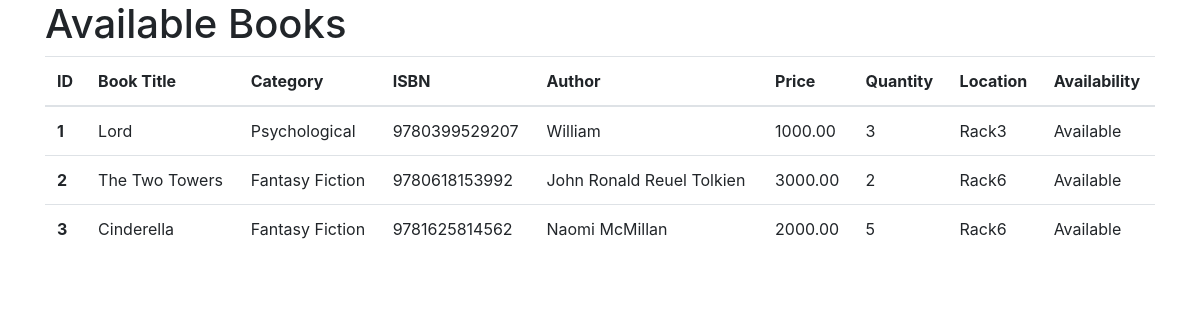
The app's page /available.php with its own data.
### tables this page shows
CREATE TABLE `books` (
  `id` int(11) NOT NULL,
  `book_name` varchar(255) NOT NULL,
  `category` varchar(255) NOT NULL,
  `isbn` varchar(255) NOT NULL,
  `author` varchar(255) NOT NULL,
  `price` decimal(10,2) NOT NULL,
  `quantity` int(11) NOT NULL,
  `location` varchar(255) NOT NULL,
  `availability` varchar(20) NOT NULL,
  `borrowed` varchar(20) NOT NULL
);

### available.php (the view, shortened to what this page needs)
<?php
$db = new DB();
$conn = $db->getConnection();
?>
<!DOCTYPE html>
<html lang="en">
<head>
    <link rel="stylesheet" href="https://cdn.jsdelivr.net/npm/bootstrap@4.3.1/dist/css/bootstrap.min.css"
>
</head>
<body>
    <div class="container">
        <h1>Available Books</h1>
        <table class="table">
            <thead>
                <tr>
                    <th scope="col">ID</th>
                    <th scope="col">Book Title</th>
                    <th scope="col">Category</th>
                    <th scope="col">ISBN</th>
                    <th scope="col">Author</th>
                    <th scope="col">Price</th>
                    <th scope="col">Quantity</th>
                    <th scope="col">Location</th>
                    <th scope="col">Availability</th>
                </tr>
            </thead>
            <tbody>
                <?php
                $number = 1;
                $sql = "SELECT * FROM `books` WHERE `availability` = 'available'";
                $result = mysqli_query($conn, $sql);
                if ($result) {
                    while ($row = mysqli_fetch_assoc($result)) {
                        $bookName = $row['book_name'];
                        $category = $row['category'];
                        $isbn = $row['isbn'];
                        $author = $row['author'];
                        $price = $row['price'];
                        $quantity = $row['quantity'];
                        $location = $row['location'];
                        $availability = $row['availability'];
                        echo '<tr>
                                <th scope="row">' . $number . '</th>
                                <td>' . $bookName . '</td>
                                <td>' . $category . '</td>
                                <td>' . $isbn . '</td>
                                <td>' . $author . '</td>
                                 <td>' . $price . '</td>
                                <td>' . $quantity . '</td>
                                <td>' . $location . '</td>
                                <td>' . $availability . '</td>
                              </tr>';
                        $number++;
                    }
                }
                ?>
            </tbody>
        </table>
    </div>
</body>
</html>

### records on screen
books: book_name "Lord", category "Psychological", isbn "9780399529207", author "William", price "1000.00", quantity "3", location "Rack3", availability "Available"
books: book_name "The Two Towers", category "Fantasy Fiction", isbn "9780618153992", author "John Ronald Reuel Tolkien", price "3000.00", quantity "2", location "Rack6", availability "Available"
books: book_name "Cinderella", category "Fantasy Fiction", isbn "9781625814562", author "Naomi McMillan", price "2000.00", quantity "5", location "Rack6", availability "Available"
